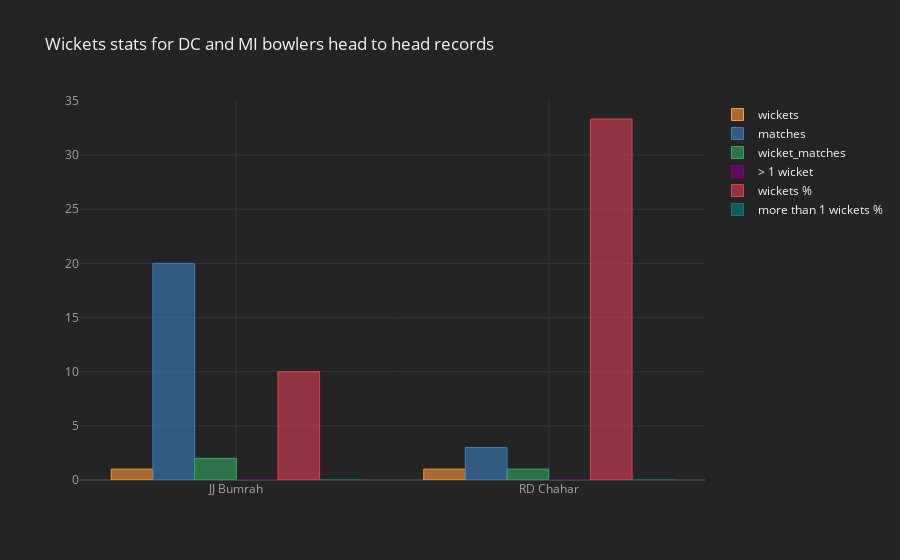

Notebook source saved alongside this figure:
### Markdown cell above
### Head to Head records

### Code cell
wickets_faceoff = deliveries[(((deliveries.bowler.isin(DC_bowlers)) & (deliveries.batsman.isin(MI_batsmen))) | 
                             ((deliveries.bowler.isin(MI_bowlers)) & (deliveries.batsman.isin(DC_batsmen)))) &
                            (deliveries.over <=6)]
wickets_faceoff.player_dismissed.fillna(0, inplace = True)
wickets_DC_MI_faceoff = wickets_faceoff[(wickets_faceoff.player_dismissed != 0) & (wickets_faceoff.dismissal_kind != 'run out')].groupby(['match_id','bowler'])['player_dismissed'].count().reset_index(name = "wickets")

bowler=[];wi=[];wicket_matches=[];t_matches=[];more_wickets=[]
wickets_data_DC_MI_faceoff = wickets_taken(wickets_DC_MI_faceoff, wickets_faceoff)
import numpy as np
import cufflinks as cf

cf.set_config_file(theme='pearl',sharing='public',offline=True)
wickets_data_DC_MI_faceoff.iplot(kind="bar",x = "bowler",
                  subplots=False,
                  sortbars=True,
                  keys = ["wickets","matches", "wicket_matches", "> 1 wicket", "wickets %", "more than 1 wickets %"],
                  title="Wickets stats for DC and MI bowlers head to head records",
                  theme="henanigans"
                  )

wickets_data_DC_MI_faceoff

### Figure 1 — Plotly figure (JSON) as saved in the notebook; plotly's stock layout.template omitted (floating-point values rounded to 4 significant figures)
{"data": [{"marker": {"color": "rgba(255, 153, 51, 0.6)", "line": {"color": "rgba(255, 153, 51, 1.0)", "width": 1}}, "name": "wickets", "orientation": "v", "text": "", "type": "bar", "x": ["JJ Bumrah", "RD Chahar"], "y": [1, 1]}, {"marker": {"color": "rgba(55, 128, 191, 0.6)", "line": {"color": "rgba(55, 128, 191, 1.0)", "width": 1}}, "name": "matches", "orientation": "v", "text": "", "type": "bar", "x": ["JJ Bumrah", "RD Chahar"], "y": [20, 3]}, {"marker": {"color": "rgba(50, 171, 96, 0.6)", "line": {"color": "rgba(50, 171, 96, 1.0)", "width": 1}}, "name": "wicket_matches", "orientation": "v", "text": "", "type": "bar", "x": ["JJ Bumrah", "RD Chahar"], "y": [2, 1]}, {"marker": {"color": "rgba(128, 0, 128, 0.6)", "line": {"color": "rgba(128, 0, 128, 1.0)", "width": 1}}, "name": "> 1 wicket", "orientation": "v", "text": "", "type": "bar", "x": ["JJ Bumrah", "RD Chahar"], "y": [0, 0]}, {"marker": {"color": "rgba(219, 64, 82, 0.6)", "line": {"color": "rgba(219, 64, 82, 1.0)", "width": 1}}, "name": "wickets %", "orientation": "v", "text": "", "type": "bar", "x": ["JJ Bumrah", "RD Chahar"], "y": [10, 33.33]}, {"marker": {"color": "rgba(0, 128, 128, 0.6)", "line": {"color": "rgba(0, 128, 128, 1.0)", "width": 1}}, "name": "more than 1 wickets %", "orientation": "v", "text": "", "type": "bar", "x": ["JJ Bumrah", "RD Chahar"], "y": [0, 0]}], "layout": {"legend": {"bgcolor": "#242424", "font": {"color": "#F4F4F4"}}, "paper_bgcolor": "#242424", "plot_bgcolor": "#242424", "title": {"font": {"color": "#F4F4F4"}, "text": "Wickets stats for DC and MI bowlers head to head records"}, "xaxis": {"gridcolor": "#343434", "showgrid": true, "tickfont": {"color": "#A4A4A4"}, "title": {"font": {"color": "#A4A4A4"}, "text": ""}, "zerolinecolor": "#444444"}, "yaxis": {"gridcolor": "#343434", "showgrid": true, "tickfont": {"color": "#A4A4A4"}, "title": {"font": {"color": "#A4A4A4"}, "text": ""}, "zerolinecolor": "#444444"}}}
